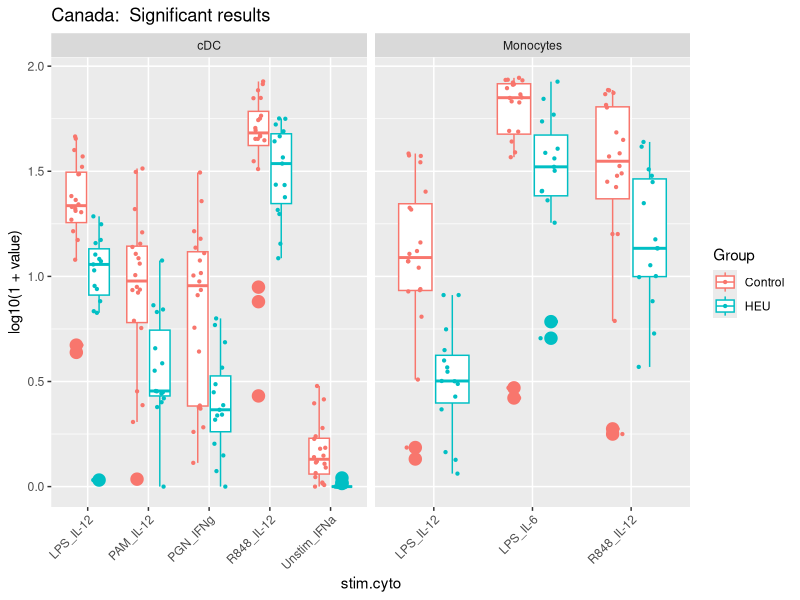
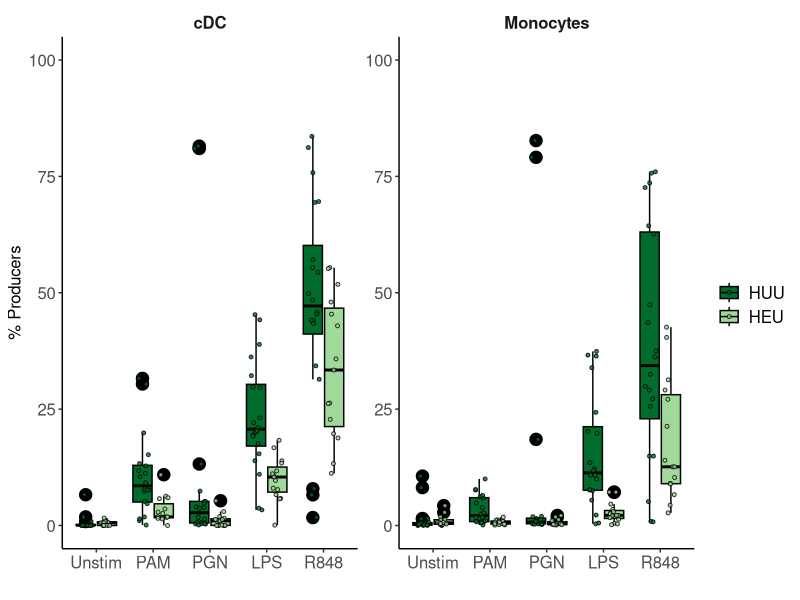
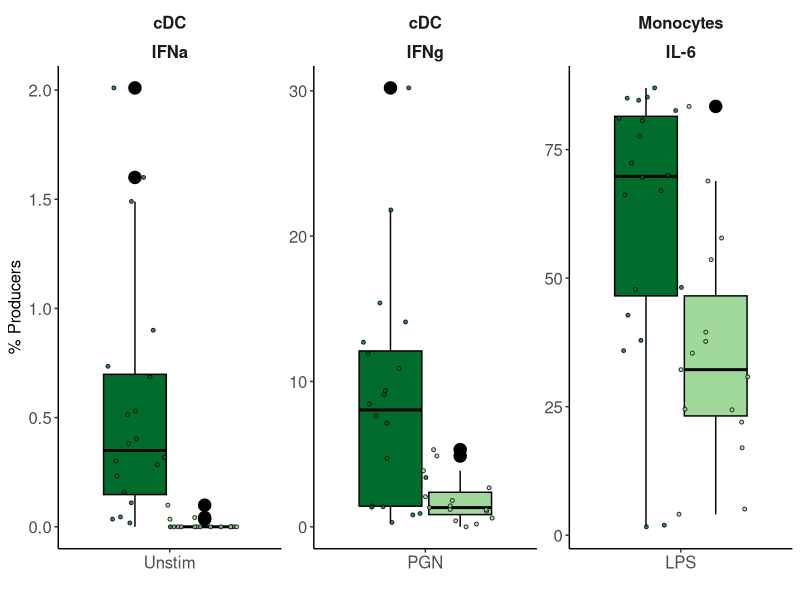

R code for these plots, in order:
######################
# Nelly Amenyogbe
# HEU Manuscript Analysis: linear regression for flow cytometry intracellular cytokine expression
###################

# load packages
library(plyr)
library(dplyr)
library(reshape2)
library(ggplot2)

# load data
df <- read.csv("HEU_manuscript_analysis/Rdata/flow/gc_heu_fct_icc.csv")
meta <- read.csv("HEU_manuscript_analysis/Rdata/metadata/gc_heu_metadata.csv")
cols <- read.csv("HEU_manuscript_analysis/Rdata/luminex/heu_pca_colours.csv") # for graphing aesthetics

# prepare data for lm test
df.test <- df

df.test$cell.cyto <- paste0(df.test$population, "_", df.test$cytokine)
df.test$cell.cyto.sub <- paste0(df.test$cell.cyto, df.test$Sample.Name)

# add unstim.value
df.test <- ddply(df.test, .(cell.cyto.sub), transform, unstim.value = value[Stim == "Unstim"])
df.test$feat.unique <- paste0(df.test$cell.cyto, "_", df.test$Stim)

# add recrutment day
rec.add <- meta[,c("SUBJECT_ID", "recruit.day")]
colnames(rec.add)[1] <- "Sample.Name"
df.test <- join(df.test, rec.add, by = "Sample.Name")


df.stim <- filter(df.test, Stim != "Unstim")
df.us <- filter(df.test, Stim == "Unstim")

# get unique variables
vars <- unique(as.character(df.stim$feat.unique))
vars.us <- unique(as.character(df.us$feat.unique))
sites <- unique(as.character(df.test$Country))


# Run LM ####
# test 

heu.lm <- function(cohort){
  
  df <- filter(df.stim, Country == cohort)
  
  df <- filter(df, population %in% c("pDC", "cDC", "Monocytes"))
  vars <- unique(as.character(df$feat.unique))
  
  df.res <- ldply(as.list(vars), function(i){
    
    lm.dat <- filter(df, feat.unique == i)
    
    fit <- lm(value ~ Group + recruit.day + unstim.value, data = lm.dat)
    
    # save results
    x <- summary(fit)
    R2 <- x$adj.r.squared
    
    y <- as.data.frame(x$coefficients)
    y[,1] <- round(y[,1], digits = 3)
    y[,2] <- round(y[,2], digits = 3)
    y$confint97.5 <- y[,1] + y[,2]
    y$confint2.5 <- y[,1] - y[,2]
    y$R2 <- R2
    
    y$variable <- rownames(y)
    y$feat.unique <- i
    colnames(y)[4] <- "p.value"
    y
    
  })
  
  df.res$Site <- cohort
  df.res <- filter(df.res, variable != "(Intercept)", variable != "unstim.value")
  
  return(df.res)
  
}

cad.lm <- heu.lm("Canada")
blg.lm <- heu.lm("Belgium")
saf.lm <- heu.lm("South Africa")

# unstim data ####

heu.lm.us <- function(cohort){
  
  df <- filter(df.us, Country == cohort)
  df <- filter(df, population %in% c("cDC", "pDC", "Monocytes"))
  vars.us <- unique(as.character(df$feat.unique))
  
  df.res <- ldply(as.list(vars.us), function(i){
    
    lm.dat <- filter(df, feat.unique == i)
    
    fit <- lm(value ~ Group, data = lm.dat)
    
    # save results
    x <- summary(fit)
    R2 <- x$adj.r.squared
    
    y <- as.data.frame(x$coefficients)
    y[,1] <- round(y[,1], digits = 3)
    y[,2] <- round(y[,2], digits = 3)
    y$confint97.5 <- y[,1] + y[,2]
    y$confint2.5 <- y[,1] - y[,2]
    y$R2 <- R2
    
    y$variable <- rownames(y)
    y$feat.unique <- i
    colnames(y)[4] <- "p.value"
    y
    
  })
  
  df.res$Site <- cohort
  df.res <- filter(df.res, variable != "(Intercept)")
  
  return(df.res)
  
}

cad.lm.us <- heu.lm.us("Canada")
blg.lm.us <- heu.lm.us("Belgium")
saf.lm.us <- heu.lm.us("South Africa")

lm.res <- rbind(blg.lm, blg.lm.us, cad.lm, cad.lm.us, saf.lm, saf.lm.us)

# finalize lm.res ####

# add descriptors of cell populations
cell.meta <- df.test[,c("feat.unique", "Stim", "cytokine", "population")]
cell.meta <- unique(cell.meta)

lm.res <- join(lm.res, cell.meta, by = "feat.unique")
lm.res <- filter(lm.res, variable == "GroupHEU")

# adjust p ####
sites <- unique(as.character(lm.res$Site))
cells <- unique(as.character(lm.res$population))

lm.res <- ldply(as.list(sites), function(i){
  
  df <- ldply(as.list(cells), function(j){
    
    dat <- filter(lm.res, Site == i, population == j)
    dat$p.adj <- p.adjust(dat$p.value, method = "BH")
    dat
    
  })
  
})



lm.res$sig <- ifelse(lm.res$p.adj < 0.001, "***",
                     ifelse(lm.res$p.adj < 0.01, "**",
                            ifelse(lm.res$p.adj < 0.05, "*",
                                   ifelse(lm.res$p.adj < 0.10, ".", ""))))


# plot results ####
df.test$stim.cyto <- paste0(df.test$Stim,"_", df.test$cytokine)

sigtab <- filter(lm.res, p.adj < 0.05) # Canada only

# Canada
# get significant findings
cad.sig <- filter(lm.res, Site == "Canada", p.adj < 0.05)

# filter data to significant features
cad.p.sig <- filter(df.test, Country == "Canada", feat.unique %in% cad.sig$feat.unique)

ggplot(cad.p.sig, aes(x = stim.cyto, y = log10(1+value), colour = Group)) +
  geom_boxplot(outlier.size = NA) +
  geom_point(size = 0.8, position = position_jitterdodge(dodge.width = 0.7, jitter.width = 0.2)) +
  facet_grid(~population, scales = "free") +
  theme(axis.text.x = element_text(angle = 45, hjust = 1.0, vjust = 1.0)) +
  ggtitle("Canada:  Significant results")

# Plot IL-12 for Canada ####

# subset data for plotting
il12.p <- filter(df.test, cytokine == "IL-12", Country == "Canada", population %in% c("cDC", "Monocytes"), Stim %in% c("Unstim", "PAM", "PGN", "LPS", "R848"))


il12.p$Stim <- factor(il12.p$Stim, levels = c("Unstim", "PAM", "PGN", "LPS", "R848"))

# change Control to HUU
il12.p$Group <- gsub("Control", "HUU", il12.p$Group)
il12.p$Group <- factor(il12.p$Group, levels = c("HUU", "HEU"))

p.12 <- ggplot(il12.p, aes(x = Stim, y = value, fill = Group)) +
  geom_boxplot(outlier.size = NA, color = "black") +
  facet_wrap(~population, scales = "free") +
  geom_point(shape = 21, alpha = 0.8, size = 1, position = position_jitterdodge(dodge.width = 0.7)) +
  theme_classic() +
  scale_fill_manual("", values = c("HUU" = "#006d2c", "HEU" = "#a1d99b")) +
  theme(axis.text = element_text(size = 12),
        strip.background = element_blank(),
        strip.text = element_text(size = 12, face = "bold"),
        axis.title.y = element_text(size = 12),
        legend.text = element_text(size = 12)) +
  ylim(c(0,100)) +
  labs(x = "", y = "% Producers")

p.12

#ggsave("HEU_manuscript_analysis/figures/flow_cytometry/cad_heu_flow_il12.pdf", device = "pdf", dpi = 300, width = 7, height = 2.5)

# plot rest of Canada sig results ###
cad.p <- filter(cad.p.sig, Country == "Canada", population %in% c("cDC", "Monocytes"), Stim %in% c("Unstim", "PAM", "PGN", "LPS", "R848"))

cad.p$Stim <- factor(cad.p$Stim, levels = c("Unstim", "PAM", "PGN", "LPS", "R848"))

p.cads <- ggplot(filter(cad.p, cytokine != "IL-12"), aes(x = Stim, y = value, fill = Group)) +
  geom_boxplot(outlier.size = NA, color = "black") +
  facet_wrap(~population + cytokine, scales = "free") +
  geom_point(shape = 21, alpha = 0.8, size = 1, position = position_jitterdodge(dodge.width = 0.7)) +
  theme_classic() +
  scale_fill_manual(values = c("Control" = "#006d2c", "HEU" = "#a1d99b")) +
  theme(axis.text = element_text(size = 12),
        strip.background = element_blank(),
        strip.text = element_text(size = 12, face = "bold"),
        axis.title.y = element_text(size = 12),
        legend.position = "none") +
  #ylim(c(0,100)) +
  labs(x = "", y = "% Producers")

p.cads

#ggsave("HEU_manuscript_analysis/figures/flow_cytometry/cad_heu_flow_others.pdf", device = "pdf", dpi = 300, width = 3.9, height = 2.5)
